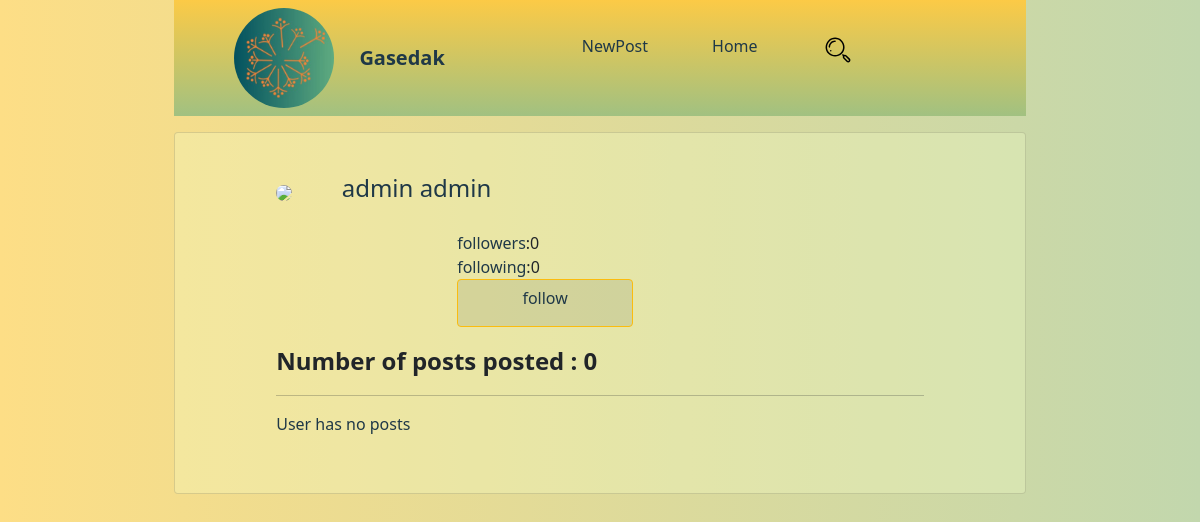
The app's page /user/profile/3/ with its own data.
### apps/account/models/user.py (models this page shows, shortened)
class User(AbstractBaseUser, PermissionsMixin):
    CHOICE_GENDER = [('0', 'Prefer Not To Say'), ('1', "Female"), ('2', 'Male')]
    first_name = models.CharField('First Name', max_length=30, validators=[name_validation])
    last_name = models.CharField('Last Name', max_length=30, validators=[name_validation])
    email = models.EmailField('Address Email', unique=True, null=True, blank=True)
    phone_number = models.CharField('Phone Numbers', unique=True, null=True, blank=True, max_length=11)
    token_sms = models.CharField(null=True, blank=True, max_length=6)
    user_name = models.CharField('Email or phone number', unique=True, max_length=50,
                                 validators=[user_name_validator])
    photo_profile = models.ImageField('Photo Profile', upload_to='profile/%y/%m/%d/', blank=True, null=True)
    gender = models.CharField("Gender", blank=True, null=True, max_length=1, choices=CHOICE_GENDER,
                              default='0')
    bio = models.TextField("Bio", blank=True, null=True)
    website = models.URLField('Address Website', blank=True, null=True)
    follow = models.ManyToManyField('account.User', related_name='following',
                                    through='Follow')
    request_follow = models.ManyToManyField('account.User', related_name='RequestFollow',
                                            through='RequestFollow')
    is_active = models.BooleanField(_('active'), default=True)
    is_superuser = models.BooleanField(_('superuser'), default=False)
    is_staff = models.BooleanField(_('staff'), default=False)
    objects = UserManagers()
    REQUIRED_FIELDS = []
    USERNAME_FIELD = 'user_name'
    class Meta:
        verbose_name = _('User')
        verbose_name_plural = _('Users')
        app_label = 'account'

### apps/account/views.py (the view)
# urls.py: path('profile/<int:other_user_pk>/', ProfileUser.as_view(), name="profile"),
class ProfileUser(View):
    def get(self, request, other_user_pk):
        posts = Post.objects.filter(author__in=[other_user_pk]).values("title", 'slug')
        count = Post.objects.filter(author__in=[other_user_pk]).count()
        comment = Comment.objects.filter(post=other_user_pk).values('user__first_name', 'user__last_name', 'comment')
        author = Post.objects.filter(author__in=[other_user_pk]).values('pk', 'author', 'author__first_name',
                                                                        'author__last_name')
        profile = User.objects.filter(pk=other_user_pk).values('id', 'bio', 'first_name', 'last_name', 'photo_profile',
                                                               'website')
        if not posts:
            return render(request, 'user/profile_without_post.html',
                          {"message": 'User has no posts', 'profile': profile[0]})
        return render(request, "user/profile.html",
                      {'posts': posts, 'author': author[0], 'count': count, 'comment': comment, 'profile': profile[0]})

### apps/account/managers.py (called while the page is built)
    def following(self, pk):
        following = [i['following__first_name'] + " " + i['following__last_name'] for i in
                     self.filter(user=pk).values('following__last_name', 'following__first_name').distinct()]
        return following

    def followers(self, pk):
        followers = [i['user__first_name'] + " " + i['user__last_name'] for i in
                     self.filter(following__in=[pk]).values('user__first_name', 'user__last_name')]
        return followers

### apps/account/templatetags/custom_tag_account.py (called while the page is built)
@register.simple_tag()
def count_followers(pk):
    followers = Follow.objects.followers(pk)
    return len(followers)

@register.simple_tag()
def count_following(pk):
    following = Follow.objects.following(pk)
    return len(following)

### apps/account/templates/user/profile_without_post.html (shortened to what this page needs)
{% extends 'base.html' %}
{% load custom_tag_account %}
{% load static %}
{% block header_content %}
    <img src="{% static "images/page/logo1.jpg" %}" width="100" height="100"
         class="logo d-inline-block align-top">
    <a class="link-header navbar-brand" style="color: #1F3847" href="#">Gasedak</a>
    <div class="collapse navbar-collapse" id="navbarNavDropdown">
        <ul class="navbar-nav" style="margin-left: 20%;">
            <li class="li_nav nav-item active pe-5">
                <a class="nav-link" style="color: #1F3847;" href="{% url "new_post" %}">NewPost</a>
            </li>
            <li class="li_nav nav-item pe-5 ">
                <a class="nav-link" style="color: #1F3847" href="{% url "home" %}">Home</a>
            </li>
            <li class="li_nav nav-item pe-5 ">
                <a class="nav-link" href="{% url "search_result" %}">
                    <figure class="icon-search"></figure>
                </a>
            </li>
        </ul>
    </div>
{% endblock %}
{% block content %}
    <link rel="stylesheet" type="text/css" href='{% static 'css/user/profile/profile_without_post.css' %}'>
    <div class="card background-color">
        <div class="card-body" style=" margin: 3% 10% 3% 10%;">
            {% if user.photo_profile == '' %}
                <img class="img_profile card-img"
                     src="{% static "images/page/user_profile.png" %}">
            {% else %}
                <img src='{{ MEDIA_URL }}{{ user.photo_profile }}' class="img_profile card-img">
            {% endif %}
            <h4 class="card-title title_name"> {{ profile.first_name }} {{ profile.last_name }}</h4>
            <ul class="ul_profile">
                <li><a class="card-link a_link"
                       href="{% url 'followers_list' profile.id %}">followers</a>:{% count_followers profile.id %}
                </li>
                <li><a class="card-link a_link"
                       href="{% url 'following_list' profile.id %}">following</a>:{% count_following profile.id %}
                </li>
                <div style="display:inline-flex ;">
                    <li>
                        {% if user.id != profile.id %}
                            <a class="btn btn-primary" href="{% url 'send_request_follow' profile.id %}">follow
                            </a>
                        {% endif %}
                    </li>
                </div>
            </ul>
                <p style="font-weight: bold ;font-size: x-large"> Number of posts posted : 0</p>
            <hr>
            <p style="color: #1F3847">{{ message }}</p>
        </div>
    </div>
{% endblock %}

### apps/account/static/css/base/style.css (style rules this page uses)
html,body,html { height: 100%; }
.margin_padding { margin: 0; padding: 0; }
.logo { border-radius: 50%; margin-left: 7%; }
.background { background: linear-gradient(to left, #c2d7ad, #fdde86); }
.icon-search { background-image: url("../../images/icon/search.svg"); width: 32px; height: 32px; }
.link-header { margin-left: 3%; font-size: xx-large; font-weight: bold; }

### apps/account/static/css/user/profile/profile_without_post.css (style rules this page uses)
.img_profile { border-radius: 50%; width: 20%; }
.ul_profile { list-style: none; margin-top: 3%; margin-left: 23%; }
.background-color { background-color: rgba(244, 255, 201, 0.3); }
.title_name { color: #1F3847; display: inline-block; margin-left: 7%; }
.btn-primary { background-color: rgba(26, 47, 56, 0.1); border: 1px solid #FBBc0e; width: 11rem; height: 3rem; color: #1F3847; text-align: center; }
.a_link { text-decoration-line: none; display: inline-grid; color: #1F3847; }

### records on screen
User: first_name "admin", last_name "admin", id "0"

### other values on screen
{{ message }} "User has no posts"
